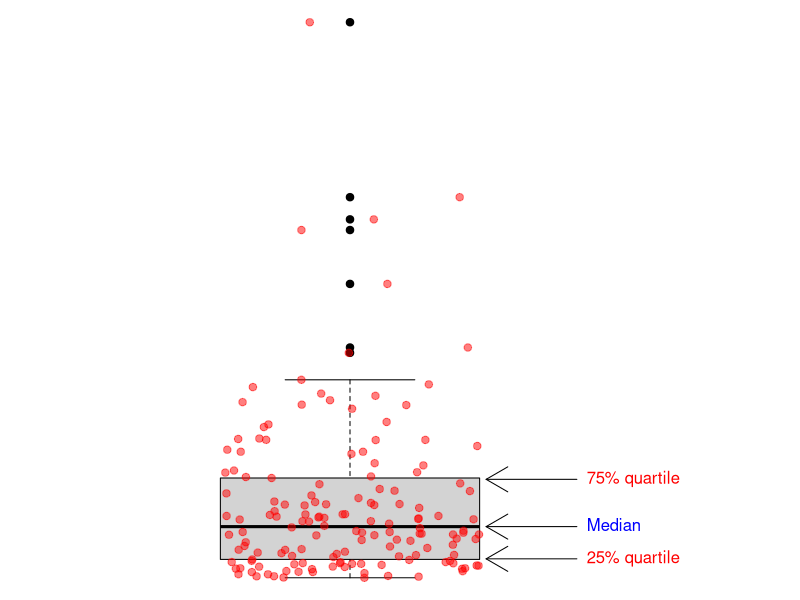

This figure's R source: (Note: this script raises an error after producing the figure.)
par(mar=c(5.1, 4.1, 0, 2.1)) # Bottom, left, top, right

# Set the margins
par(mar=c(0,0,0,5))

# Generate seom example points
values <- rexp(n=150, rate=2)

# Create a boxplot for the rainfall in January across all years
boxplot(values,
        xlab="",  ylab="", yaxt="n", xaxt="n",
        frame=F, las=1, pch=19)

stripchart(values, vertical=TRUE, jitter=0.2,
           method="jitter", add=TRUE, pch=19, col=rgb(1,0,0, 0.5))

# Calculate the median rainfall
median <- median(values)

# Add median label
arrows(x0=1.35, x1=1.21, y0=median)
text(x=1.35, y=median, labels="Median", col="blue", pos=4)

# Calculate the quartiles of the distribution
quartiles <- quantile(values)

# Add quartile labels
arrows(x0=1.35, x1=1.21, y0=quartiles[2])
text(x=1.35, y=quartiles[2], labels="25% quartile", col="red", pos=4, xpd=TRUE)
arrows(x0=1.35, x1=1.21, y0=quartiles[4])
text(x=1.35, y=quartiles[4], labels="75% quartile", col="red", pos=4, xpd=TRUE)

# Calculate the position of the whiskers
whiskerInfo <- identifyWhiskersAndOutliers(values, quartiles)

# Add whisker labels
arrows(x0=1.35, x1=1.21, y0=whiskerInfo$Lower[1])
text(x=1.35, y=whiskerInfo$Lower[1], labels="Lower fence", col="purple", pos=4, xpd=TRUE)
arrows(x0=1.35, x1=1.21, y0=whiskerInfo$Upper[1])
text(x=1.35, y=whiskerInfo$Upper[1], labels="Upper fence", col="purple", pos=4, xpd=TRUE)

# Add outlier labels
labelOutliers(whiskerInfo$Upper)
labelOutliers(whiskerInfo$Lower)

#### FUNCTIONS ####

# Function to label outliers
labelOutliers <- function(values){
  
  for(i in seq_along(values)){
    
    # Ignore the first value - that indicates the upper fence
    if(i > 1){
      arrows(x0=1.35, x1=1.21, y0=values[i])
      text(x=1.35, y=values[i], labels="Outlier", pos=4, xpd=TRUE)
    }
  }
}

# Function to identify whiskers
identifyWhiskersAndOutliers <- function(values, quartiles, range=1.5){
  
  # Initialise a vector to store the whikser positions and outliers
  whiskerInfo <- list("Upper"=c(max(values)), "Lower"=c(min(values)))
  
  # Calculate the inter-quartile-range
  interQuartileRange <- quartiles[4] - quartiles[2]
  
  # Check if there are values above the 4th quartile + interquatilerange * range
  if(whiskerInfo$Upper[1] > quartiles[4] + (range * interQuartileRange)){
    
    # Sort the input values
    sortedValues <- sort(values, decreasing=TRUE)
    
    # Examine each of the sorted values
    for(i in seq_along(sortedValues)){
      
      # If found the first value that is less than or equal to the 4th quartile + range * interquartilerange
      if(sortedValues[i] <= quartiles[4] + (range * interQuartileRange)){
        whiskerInfo$Upper <- c(sortedValues[i], sortedValues[seq_len(i-1)])
        break
      }
    }
  }
  
  # Check if there are values below the 2nd quartile - interquatilerange * range
  if(whiskerInfo$Lower[1] < quartiles[2] - (range * interQuartileRange)){
    
    # Sort the input values
    sortedValues <- sort(values, decreasing=FALSE)
    
    # Examine each of the sorted values
    for(i in seq_along(sortedValues)){
      
      # If found the first value that is less than or equal to the 4th quartile + range * interquartilerange
      if(sortedValues[i] >= quartiles[2] - (range * interQuartileRange)){
        whiskerInfo$Lower <- c(sortedValues[i], sortedValues[seq_len(i-1)])
        break
      }
    }
  }
  
  return(whiskerInfo)
}
